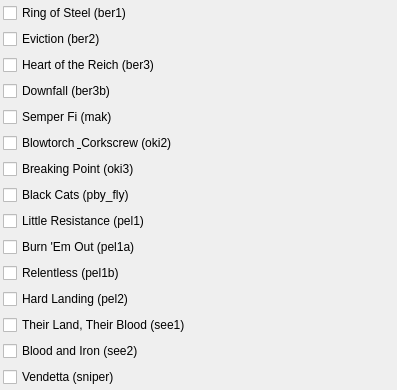
               <widget class="QWidget" name="scrollAreaWidgetContents_2">
                <property name="geometry">
                 <rect>
                  <x>0</x>
                  <y>0</y>
                  <width>397</width>
                  <height>330</height>
                 </rect>
                </property>
                <layout class="QVBoxLayout" name="verticalLayout_9">
                 <property name="leftMargin">
                  <number>3</number>
                 </property>
                 <property name="topMargin">
                  <number>3</number>
                 </property>
                 <property name="rightMargin">
                  <number>3</number>
                 </property>
                 <property name="bottomMargin">
                  <number>3</number>
                 </property>
                 <item>
                  <widget class="QCheckBox" name="sp_ber1_cbox">
                   <property name="text">
                    <string>Ring of Steel (ber1)</string>
                   </property>
                  </widget>
                 </item>
                 <item>
                  <widget class="QCheckBox" name="sp_ber2_cbox">
                   <property name="text">
                    <string>Eviction (ber2)</string>
                   </property>
                  </widget>
                 </item>
                 <item>
                  <widget class="QCheckBox" name="sp_ber3_cbox">
                   <property name="text">
                    <string>Heart of the Reich (ber3)</string>
                   </property>
                  </widget>
                 </item>
                 <item>
                  <widget class="QCheckBox" name="sp_ber3b_cbox">
                   <property name="text">
                    <string>Downfall (ber3b)</string>
                   </property>
                  </widget>
                 </item>
                 <item>
                  <widget class="QCheckBox" name="sp_mak_cbox">
                   <property name="text">
                    <string>Semper Fi (mak)</string>
                   </property>
                  </widget>
                 </item>
                 <item>
                  <widget class="QCheckBox" name="sp_oki2_cbox">
                   <property name="text">
                    <string>Blowtorch &amp; Corkscrew (oki2)</string>
                   </property>
                  </widget>
                 </item>
                 <item>
                  <widget class="QCheckBox" name="sp_oki3_cbox">
                   <property name="text">
                    <string>Breaking Point (oki3)</string>
                   </property>
                  </widget>
                 </item>
                 <item>
                  <widget class="QCheckBox" name="sp_pby_fly_cbox">
                   <property name="text">
                    <string>Black Cats (pby_fly)</string>
                   </property>
                  </widget>
                 </item>
                 <item>
                  <widget class="QCheckBox" name="sp_pel1_cbox">
                   <property name="text">
                    <string>Little Resistance (pel1)</string>
                   </property>
                  </widget>
                 </item>
                 <item>
                  <widget class="QCheckBox" name="sp_pel1a_cbox">
                   <property name="text">
                    <string>Burn 'Em Out (pel1a)</string>
                   </property>
                  </widget>
                 </item>
                 <item>
                  <widget class="QCheckBox" name="sp_pel1b_cbox">
                   <property name="text">
                    <string>Relentless (pel1b)</string>
                   </property>
                  </widget>
                 </item>
                 <item>
                  <widget class="QCheckBox" name="sp_pel2_cbox">
                   <property name="text">
                    <string>Hard Landing (pel2)</string>
                   </property>
                  </widget>
                 </item>
                 <item>
                  <widget class="QCheckBox" name="sp_see1_cbox">
                   <property name="text">
                    <string>Their Land, Their Blood (see1)</string>
                   </property>
                  </widget>
                 </item>
                 <item>
                  <widget class="QCheckBox" name="sp_see2_cbox">
                   <property name="text">
                    <string>Blood and Iron (see2)</string>
                   </property>
                  </widget>
                 </item>
                 <item>
                  <widget class="QCheckBox" name="sp_sniper_cbox">
                   <property name="text">
                    <string>Vendetta (sniper)</string>
                   </property>
                  </widget>
                 </item>
                </layout>
               </widget>
